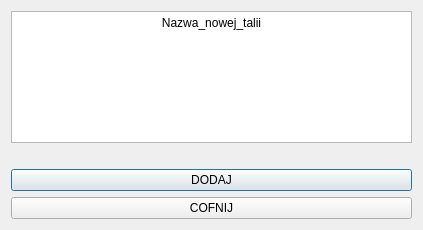
<?xml version="1.0" encoding="UTF-8"?>
<ui version="4.0">
 <class>AddNewDeckWindow</class>
 <widget class="QDialog" name="AddNewDeckWindow">
  <property name="geometry">
   <rect>
    <x>0</x>
    <y>0</y>
    <width>423</width>
    <height>230</height>
   </rect>
  </property>
  <property name="minimumSize">
   <size>
    <width>423</width>
    <height>230</height>
   </size>
  </property>
  <property name="windowTitle">
   <string>OKNO DODAWANIA</string>
  </property>
  <layout class="QGridLayout" name="gridLayout">
   <item row="0" column="0">
    <layout class="QVBoxLayout" name="verticalLayout">
     <item>
      <widget class="QTextEdit" name="textEdit">
       <property name="autoFillBackground">
        <bool>true</bool>
       </property>
       <property name="html">
        <string>&lt;!DOCTYPE HTML PUBLIC &quot;-//W3C//DTD HTML 4.0//EN&quot; &quot;http://www.w3.org/TR/REC-html40/strict.dtd&quot;&gt;
&lt;html&gt;&lt;head&gt;&lt;meta name=&quot;qrichtext&quot; content=&quot;1&quot; /&gt;&lt;meta charset=&quot;utf-8&quot; /&gt;&lt;style type=&quot;text/css&quot;&gt;
p, li { white-space: pre-wrap; }
&lt;/style&gt;&lt;/head&gt;&lt;body style=&quot; font-family:'Segoe UI'; font-size:9pt; font-weight:400; font-style:normal;&quot;&gt;
&lt;p align=&quot;center&quot; style=&quot; margin-top:0px; margin-bottom:0px; margin-left:0px; margin-right:0px; -qt-block-indent:0; text-indent:0px;&quot;&gt;Nazwa_nowej_talii&lt;/p&gt;&lt;/body&gt;&lt;/html&gt;</string>
       </property>
      </widget>
     </item>
     <item>
      <widget class="QLabel" name="show_info_label">
       <property name="text">
        <string/>
       </property>
      </widget>
     </item>
     <item>
      <widget class="QPushButton" name="add_new_deck_button">
       <property name="text">
        <string>DODAJ</string>
       </property>
      </widget>
     </item>
     <item>
      <widget class="QPushButton" name="back_button">
       <property name="text">
        <string>COFNIJ</string>
       </property>
      </widget>
     </item>
    </layout>
   </item>
  </layout>
 </widget>
 <resources/>
 <connections/>
</ui>
